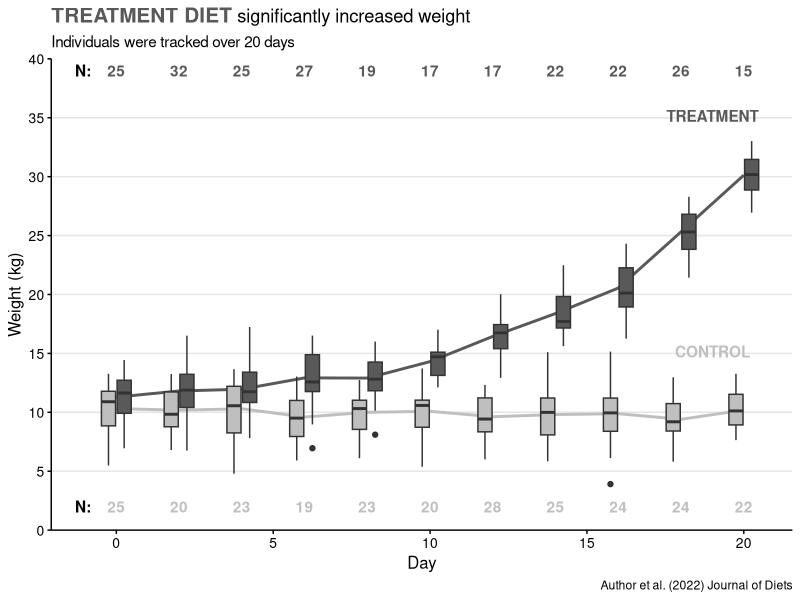
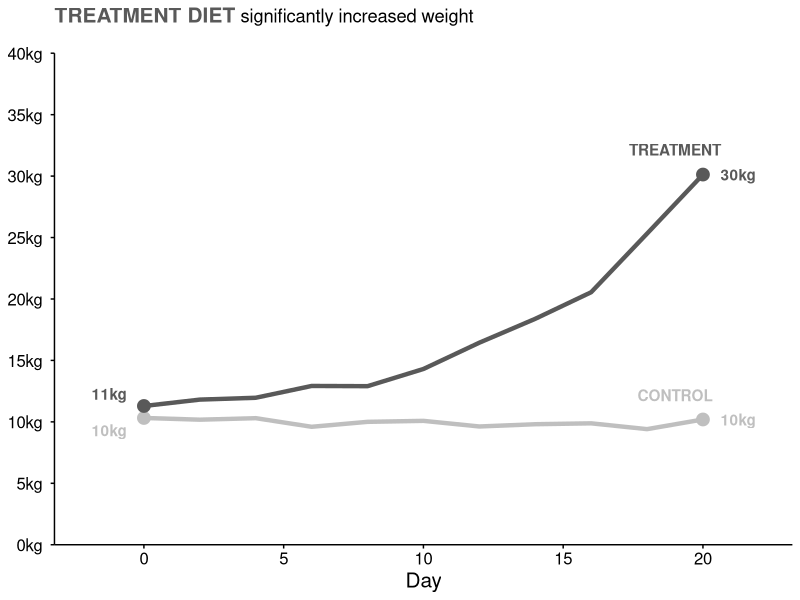
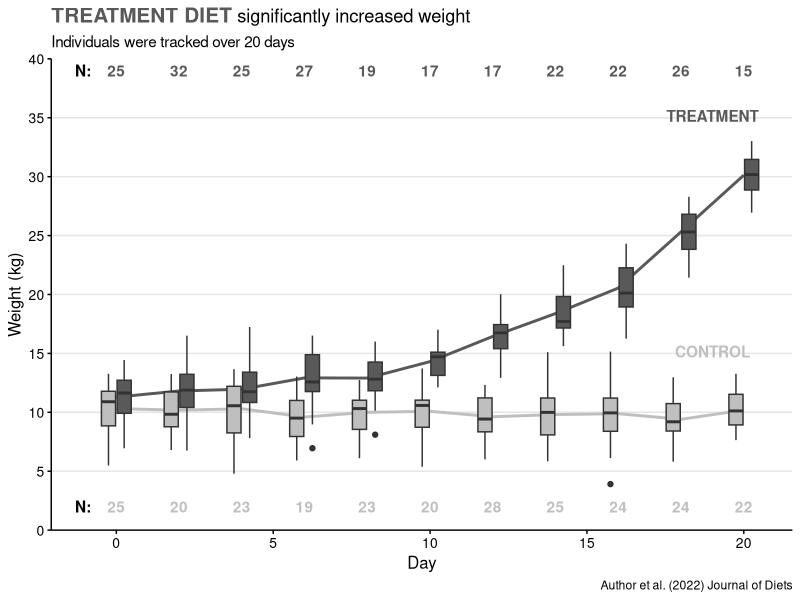
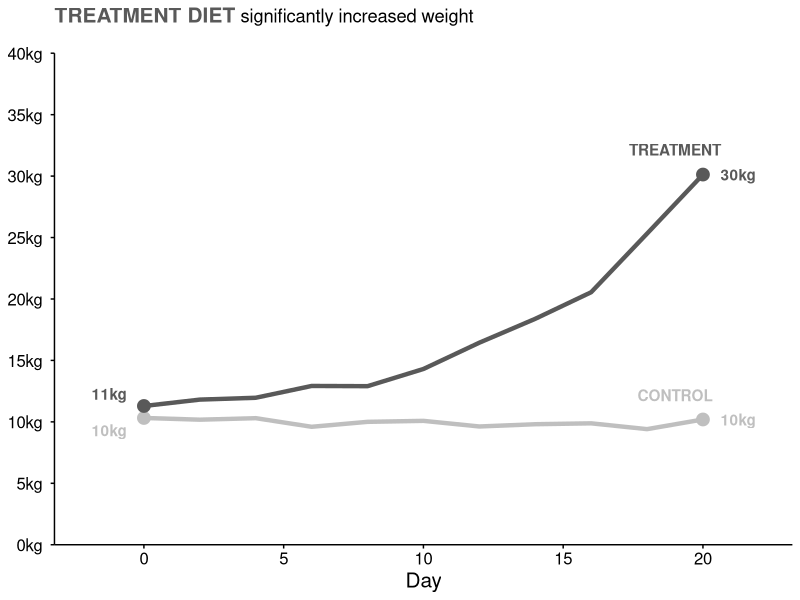

R code for these plots, in order:
## Libraries
library(ggplot2)
library(dplyr)
library(ggtext)
library(here)

## Create some made-up data (weight of animal before and after supp feeding)
## Feeding began at day 10
## Include multiple points to show that we will plot raw data too
## Before new diet, animals weight is unaffected by time (i.e. no relationship b/w time and weight)
set.seed(123)
control <- data.frame(time = rep(seq(0, 20, 2), times = 200)) %>%
  mutate(weight = rnorm(n = n(), mean = 10, sd = 2),
         treatment = "control")
## Treatment group increases exponentially
treatment <- data.frame(time = rep(seq(0, 20, 2), times = 200)) %>%
  mutate(weight = 10 + exp(time * 0.15) + rnorm(n = n(), mean = 0, sd = 2),
         treatment = "treatment")

plot_data <- bind_rows(control, treatment) %>%
  mutate(treatment_time = paste(treatment, time))
#Sample randomly so that sample sizes will differ
plot_data <- plot_data[sample(1:nrow(plot_data), size = 500, replace = FALSE), ]
summary_data <- plot_data %>%
  group_by(treatment, time) %>%
  summarise(avg_weight = mean(weight),
            n = n(), .groups = "drop") %>%
  ungroup() %>%
  mutate(y = case_when(treatment == "control" ~ 2,
                       treatment == "treatment" ~ 39))

#For a poster
ggplot() +
  geom_hline(yintercept = seq(5, 35, 5), colour = "grey75", alpha = 0.4) +
  geom_line(data = summary_data, aes(x = time, y = avg_weight, colour = treatment),
            size = 1) +
  geom_boxplot(data = plot_data, aes(x = time, y = weight, group = treatment_time,
                                     fill = treatment), width = 1) +
  geom_text(aes(x = -1, y = c(2, 39), label = "N: "), fontface = "bold") +
  geom_text(data = summary_data,
            aes(x = time, y = y, label = n, colour = treatment), fontface = "bold") +
  geom_richtext(aes(x = 19, y = c(15, 35), label = c("<span style='color:grey75'>**CONTROL**</span>",
                                                     "<span style='color:grey35'>**TREATMENT**</span>")),
                label.colour = NA, fill = NA) +
  scale_y_continuous(limits = c(0, 40),
                     breaks = seq(0, 40, 5), expand = c(0, 0)) +
  scale_x_continuous(breaks = seq(0, 20, 5)) +
  scale_fill_manual(values = c("grey75", "grey35")) +
  scale_colour_manual(values = c("grey75", "grey35")) +
  labs(x = "Day", y = "Weight (kg)",
       title = "<span style='color:grey35; font-size:15pt'>**TREATMENT DIET**</span> significantly increased weight",
       subtitle = "Individuals were tracked over 20 days",
       caption = "Author et al. (2022) Journal of Diets") +
  theme_classic() +
  theme(legend.position = "none",
        plot.title = element_markdown(),
        axis.text = element_text(colour = "black", size = 10),
        axis.title = element_text(colour = "black", size = 12),
        axis.ticks = element_line(colour = "black"))

ggsave(here("./plots/poster_eg.png"))

#For a talk
#Show mean at day 0 and day 20
summary_data2 <- summary_data %>%
  filter(time %in% c(0, 20))

ggplot() +
  geom_line(data = summary_data, aes(x = time, y = avg_weight, colour = treatment), size = 1.5) +
  geom_point(data = summary_data2, aes(x = time, y = avg_weight, colour = treatment), size = 4) +
  geom_text(data = summary_data2, aes(x = time + c(-1.25, 1.25, -1.25, 1.25),
                                      y = avg_weight + c(-1, 0, 1, 0),
                                          label = paste0(round(avg_weight), "kg"),
                                      colour = treatment),
            fontface = "bold") +
  geom_richtext(aes(x = 19, y = c(12, 32), label = c("<span style='color:grey75'>**CONTROL**</span>",
                                                     "<span style='color:grey35'>**TREATMENT**</span>")),
                label.colour = NA, fill = NA) +
  scale_y_continuous(limits = c(0, 40),
                     breaks = seq(0, 40, 5),
                     labels = paste0(seq(0, 40, 5), "kg "),
                     expand = c(0, 0)) +
  scale_x_continuous(breaks = seq(0, 20, 5),
                     limits = c(-2, 22)) +
  scale_fill_manual(values = c("grey75", "grey35")) +
  scale_colour_manual(values = c("grey75", "grey35")) +
  labs(x = "Day", y = "Weight (kg)",
       title = "<span style='color:grey35; font-size:15pt'>**TREATMENT DIET**</span> significantly increased weight<br>") +
  theme_classic() +
  theme(legend.position = "none",
        plot.title = element_markdown(lineheight = 1),
        axis.text = element_text(colour = "black", size = 12),
        axis.title.y = element_blank(),
        axis.title.x = element_text(colour = "black", size = 15),
        axis.ticks = element_line(colour = "black"))

ggsave(here("./plots/talk_eg.png"))
